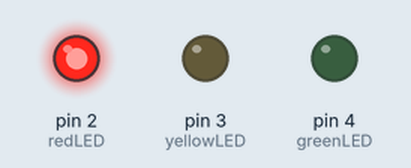
Bench run of a sketch on a simulated Arduino Uno, built with avr-gcc and run on an emulated ATmega328P. On the bench: output pins drawn as LEDs (lit = HIGH).

Above: at 1.5 s.
At 3.5 s:
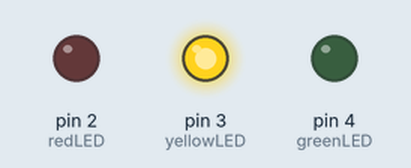
At 5.5 s:
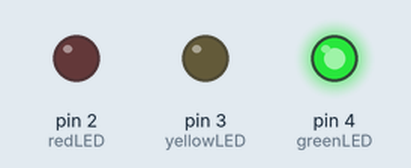
Timing chart, 0 to 9.1 s (numbered marks = the images above):
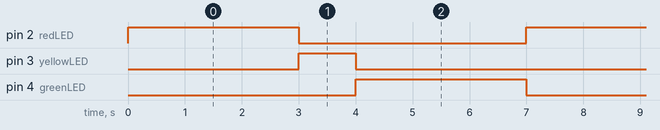

The sketch:

Semaforo.ino
```cpp
const int redLED = 2;
const int yellowLED = 3;
const int greenLED = 4;

void setup() {
  pinMode(redLED, OUTPUT);
  pinMode(yellowLED, OUTPUT);
  pinMode(greenLED, OUTPUT);
}

void loop() {
  // Luz vermelha acesa por 3 segundos
  digitalWrite(redLED, HIGH);
  digitalWrite(yellowLED, LOW);
  digitalWrite(greenLED, LOW);
  delay(3000);

  // Luz amarela acesa por 1 segundo
  digitalWrite(redLED, LOW);
  digitalWrite(yellowLED, HIGH);
  digitalWrite(greenLED, LOW);
  delay(1000);

  // Luz verde acesa por 3 segundos
  digitalWrite(redLED, LOW);
  digitalWrite(yellowLED, LOW);
  digitalWrite(greenLED, HIGH);
  delay(3000);
}
```

Measured:
- by itself, pin 2 (redLED), pin 4 (greenLED): alternates HIGH for 3.0 s and LOW for 4.0 s
- by itself, pin 3 (yellowLED): alternates HIGH for 1.0 s and LOW for 6.0 s
- by itself, everything shown: repeats every 7.0 s, in 3 steps
